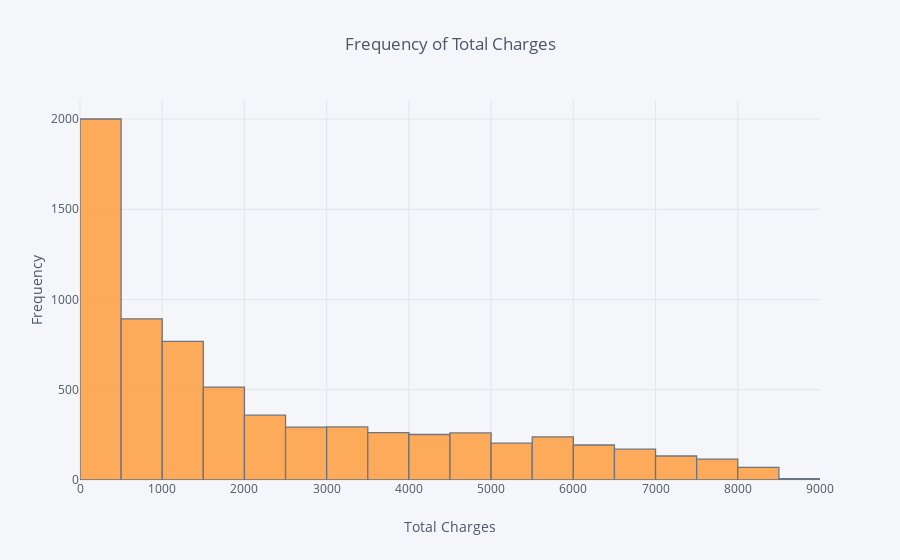

Notebook code for this chart:
### Code cell
df['TotalCharges'].iplot(kind='hist', title='Frequency of Total Charges',
                         xTitle='Total Charges', yTitle='Frequency', bins=20)

### Figure 1 — Plotly figure (JSON) as saved in the notebook; plotly's stock layout.template omitted (floating-point values rounded to 4 significant figures; data arrays with more than 128 entries replaced by an {"elided": "..."} marker saying what was removed)
{"data": [{"histfunc": "count", "histnorm": "", "marker": {"color": "rgba(255, 153, 51, 1.0)", "line": {"color": "#4D5663", "width": 1.3}}, "name": "TotalCharges", "nbinsx": 20, "opacity": 0.8, "orientation": "v", "type": "histogram", "uid": "875daf83-ea05-478e-afaf-adc5244d4ac2", "x": {"elided": "7043 float values"}}], "layout": {"barmode": "overlay", "legend": {"bgcolor": "#F5F6F9", "font": {"color": "#4D5663"}}, "paper_bgcolor": "#F5F6F9", "plot_bgcolor": "#F5F6F9", "title": {"font": {"color": "#4D5663"}, "text": "Frequency of Total Charges"}, "xaxis": {"gridcolor": "#E1E5ED", "showgrid": true, "tickfont": {"color": "#4D5663"}, "title": {"font": {"color": "#4D5663"}, "text": "Total Charges"}, "zerolinecolor": "#E1E5ED"}, "yaxis": {"gridcolor": "#E1E5ED", "showgrid": true, "tickfont": {"color": "#4D5663"}, "title": {"font": {"color": "#4D5663"}, "text": "Frequency"}, "zerolinecolor": "#E1E5ED"}}}
